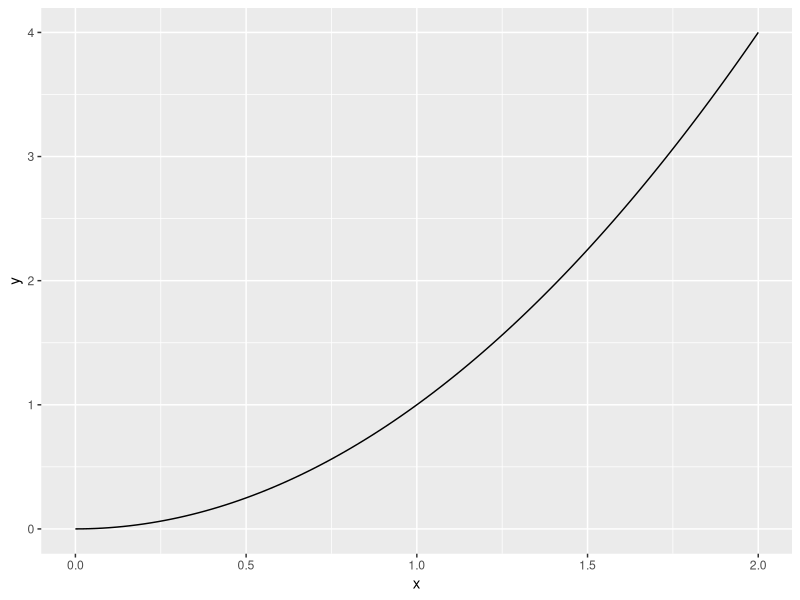
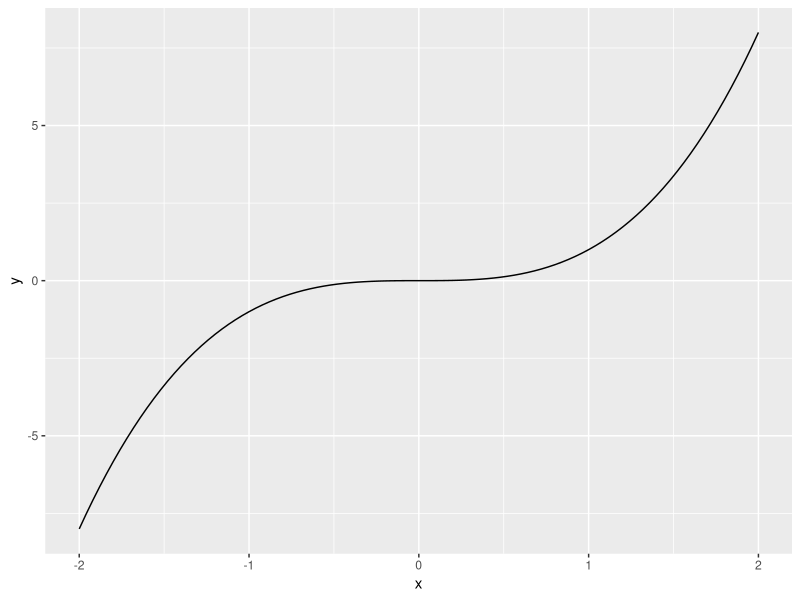
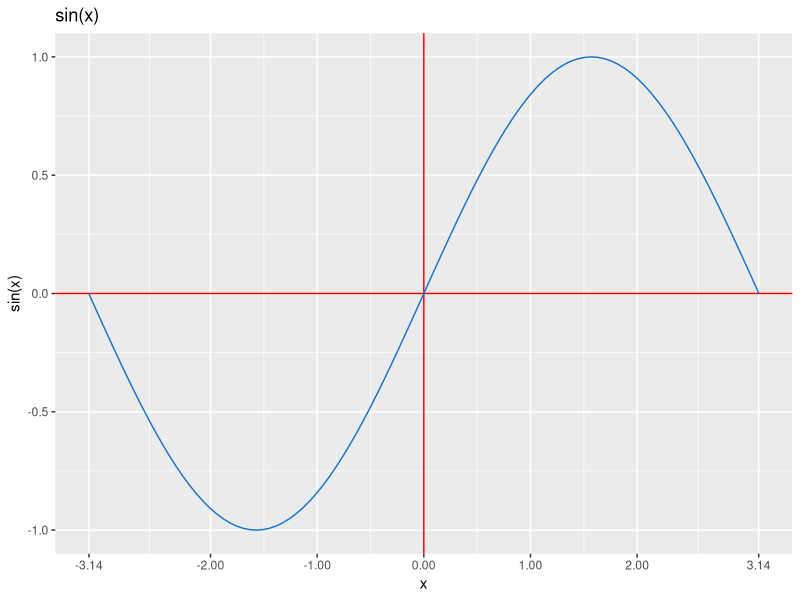

These charts were generated, in order, by the following R code:
## ---- chunk 1
require(ggplot2)
## ---- chunk 2
ggplot(data.frame(x=c(0, 2)), mapping=aes(x=x)) + stat_function(fun=function(x){x^2})
## ---- chunk 3
f <- function(x){x^3}
ggplot(data.frame(x=c(-2, 2)), mapping=aes(x=x)) + stat_function(fun=f)
## ---- chunk 4
f <- function(x) {sin(x)}
ggplot(data.frame(x=c(-pi, pi)), mapping=aes(x=x)) + 
  geom_hline(yintercept=0, color='red') +
  geom_vline(xintercept=0, color='red') +
  stat_function(fun=f, colour = "dodgerblue3") +
  scale_x_continuous(name='x',
                     breaks=round(c(-pi, -2:2, pi), digits=2)) +
  scale_y_continuous(name='sin(x)') +
  ggtitle('sin(x)')
